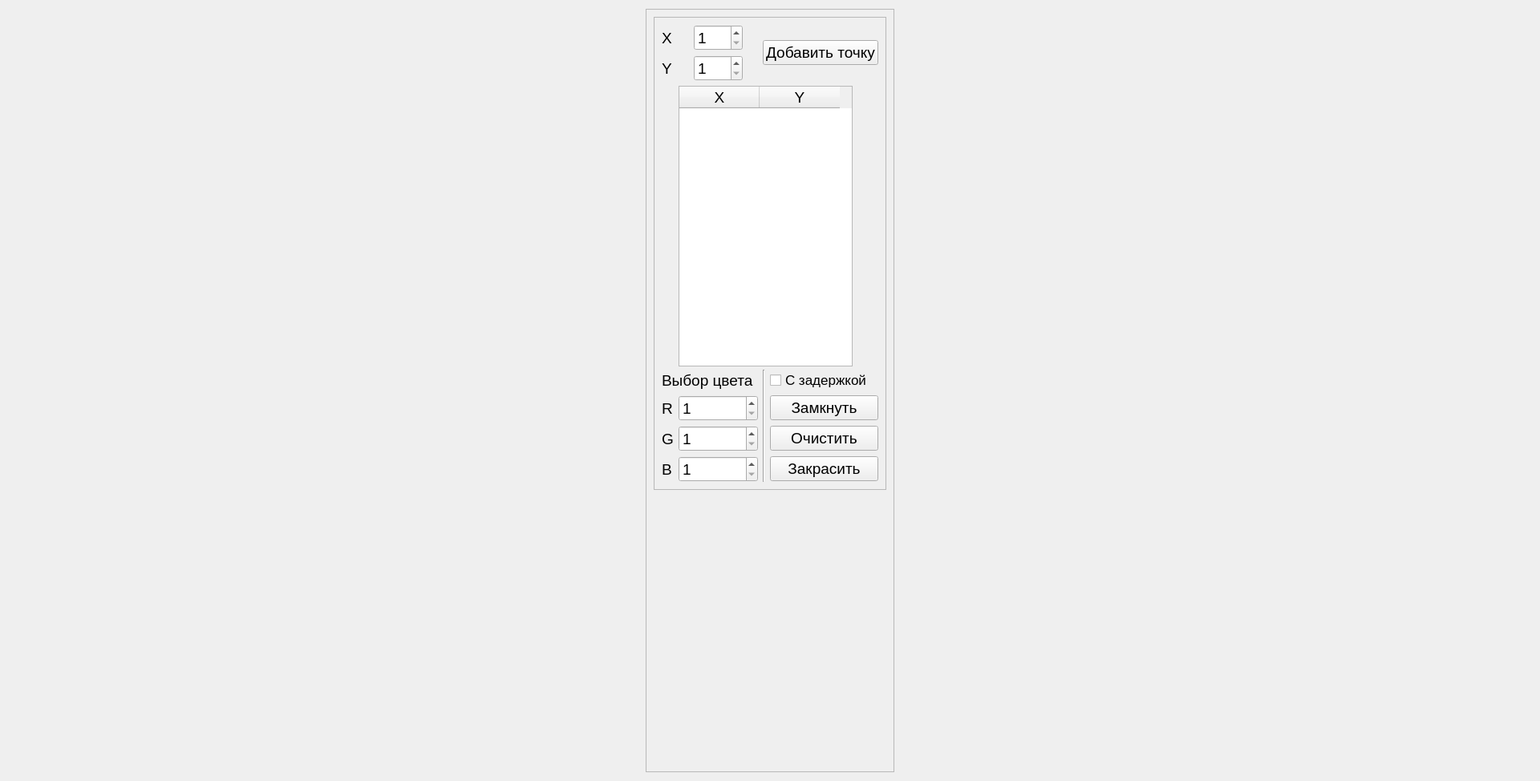
<?xml version="1.0" encoding="UTF-8"?>
<ui version="4.0">
 <class>Widget</class>
 <widget class="QWidget" name="Widget">
  <property name="geometry">
   <rect>
    <x>0</x>
    <y>0</y>
    <width>1920</width>
    <height>974</height>
   </rect>
  </property>
  <property name="minimumSize">
   <size>
    <width>1920</width>
    <height>974</height>
   </size>
  </property>
  <property name="font">
   <font>
    <pointsize>14</pointsize>
   </font>
  </property>
  <property name="windowTitle">
   <string>Заполнение областей</string>
  </property>
  <layout class="QHBoxLayout" name="horizontalLayout">
   <item>
    <widget class="QFrame" name="frame_2">
     <property name="maximumSize">
      <size>
       <width>310</width>
       <height>16777215</height>
      </size>
     </property>
     <property name="frameShape">
      <enum>QFrame::StyledPanel</enum>
     </property>
     <property name="frameShadow">
      <enum>QFrame::Raised</enum>
     </property>
     <layout class="QVBoxLayout" name="verticalLayout">
      <item>
       <widget class="QFrame" name="frame">
        <property name="minimumSize">
         <size>
          <width>0</width>
          <height>590</height>
         </size>
        </property>
        <property name="maximumSize">
         <size>
          <width>292</width>
          <height>590</height>
         </size>
        </property>
        <property name="frameShape">
         <enum>QFrame::StyledPanel</enum>
        </property>
        <property name="frameShadow">
         <enum>QFrame::Raised</enum>
        </property>
        <layout class="QGridLayout" name="gridLayout">
         <item row="7" column="5">
          <widget class="QPushButton" name="paint">
           <property name="text">
            <string>Закрасить</string>
           </property>
          </widget>
         </item>
         <item row="6" column="5">
          <widget class="QPushButton" name="erase">
           <property name="text">
            <string>Очистить</string>
           </property>
          </widget>
         </item>
         <item row="5" column="1" colspan="3">
          <widget class="QSpinBox" name="r">
           <property name="minimum">
            <number>1</number>
           </property>
           <property name="maximum">
            <number>561</number>
           </property>
          </widget>
         </item>
         <item row="2" column="0" colspan="2">
          <widget class="QLabel" name="label_2">
           <property name="text">
            <string>Y</string>
           </property>
          </widget>
         </item>
         <item row="3" column="1" colspan="5">
          <widget class="QTableWidget" name="table">
           <property name="minimumSize">
            <size>
             <width>217</width>
             <height>350</height>
            </size>
           </property>
           <property name="maximumSize">
            <size>
             <width>217</width>
             <height>350</height>
            </size>
           </property>
           <column>
            <property name="text">
             <string>X</string>
            </property>
           </column>
           <column>
            <property name="text">
             <string>Y</string>
            </property>
           </column>
          </widget>
         </item>
         <item row="6" column="1" colspan="3">
          <widget class="QSpinBox" name="g">
           <property name="minimum">
            <number>1</number>
           </property>
           <property name="maximum">
            <number>561</number>
           </property>
          </widget>
         </item>
         <item row="1" column="4" rowspan="2" colspan="2">
          <widget class="QPushButton" name="addpoint">
           <property name="text">
            <string>Добавить точку</string>
           </property>
          </widget>
         </item>
         <item row="4" column="5">
          <widget class="QCheckBox" name="delay">
           <property name="font">
            <font>
             <pointsize>13</pointsize>
            </font>
           </property>
           <property name="text">
            <string>С задержкой</string>
           </property>
          </widget>
         </item>
         <item row="5" column="0">
          <widget class="QLabel" name="label_4">
           <property name="text">
            <string>R</string>
           </property>
          </widget>
         </item>
         <item row="6" column="0">
          <widget class="QLabel" name="label_5">
           <property name="text">
            <string>G</string>
           </property>
          </widget>
         </item>
         <item row="4" column="4" rowspan="4">
          <widget class="Line" name="line">
           <property name="orientation">
            <enum>Qt::Vertical</enum>
           </property>
          </widget>
         </item>
         <item row="7" column="0">
          <widget class="QLabel" name="label_6">
           <property name="text">
            <string>B</string>
           </property>
          </widget>
         </item>
         <item row="4" column="0" colspan="4">
          <widget class="QLabel" name="label_3">
           <property name="text">
            <string>Выбор цвета</string>
           </property>
          </widget>
         </item>
         <item row="1" column="0">
          <widget class="QLabel" name="label">
           <property name="text">
            <string>X</string>
           </property>
          </widget>
         </item>
         <item row="5" column="5">
          <widget class="QPushButton" name="lock">
           <property name="text">
            <string>Замкнуть</string>
           </property>
          </widget>
         </item>
         <item row="7" column="1" colspan="3">
          <widget class="QSpinBox" name="b">
           <property name="minimum">
            <number>1</number>
           </property>
           <property name="maximum">
            <number>561</number>
           </property>
          </widget>
         </item>
         <item row="2" column="2">
          <widget class="QSpinBox" name="y">
           <property name="minimum">
            <number>1</number>
           </property>
           <property name="maximum">
            <number>581</number>
           </property>
          </widget>
         </item>
         <item row="1" column="2">
          <widget class="QSpinBox" name="x">
           <property name="minimum">
            <number>1</number>
           </property>
           <property name="maximum">
            <number>561</number>
           </property>
          </widget>
         </item>
        </layout>
       </widget>
      </item>
      <item>
       <widget class="QLabel" name="label_7">
        <property name="minimumSize">
         <size>
          <width>292</width>
          <height>354</height>
         </size>
        </property>
        <property name="maximumSize">
         <size>
          <width>292</width>
          <height>384</height>
         </size>
        </property>
        <property name="text">
         <string/>
        </property>
       </widget>
      </item>
     </layout>
    </widget>
   </item>
  </layout>
 </widget>
 <resources/>
 <connections>
  <connection>
   <sender>addpoint</sender>
   <signal>clicked()</signal>
   <receiver>Widget</receiver>
   <slot>addDot()</slot>
   <hints>
    <hint type="sourcelabel">
     <x>1042</x>
     <y>236</y>
    </hint>
    <hint type="destinationlabel">
     <x>1194</x>
     <y>-3</y>
    </hint>
   </hints>
  </connection>
  <connection>
   <sender>erase</sender>
   <signal>clicked()</signal>
   <receiver>Widget</receiver>
   <slot>clear()</slot>
   <hints>
    <hint type="sourcelabel">
     <x>1042</x>
     <y>715</y>
    </hint>
    <hint type="destinationlabel">
     <x>1135</x>
     <y>-7</y>
    </hint>
   </hints>
  </connection>
  <connection>
   <sender>paint</sender>
   <signal>clicked()</signal>
   <receiver>Widget</receiver>
   <slot>fill()</slot>
   <hints>
    <hint type="sourcelabel">
     <x>977</x>
     <y>748</y>
    </hint>
    <hint type="destinationlabel">
     <x>872</x>
     <y>-9</y>
    </hint>
   </hints>
  </connection>
  <connection>
   <sender>lock</sender>
   <signal>clicked()</signal>
   <receiver>Widget</receiver>
   <slot>closeEdges()</slot>
   <hints>
    <hint type="sourcelabel">
     <x>1041</x>
     <y>673</y>
    </hint>
    <hint type="destinationlabel">
     <x>917</x>
     <y>-2</y>
    </hint>
   </hints>
  </connection>
 </connections>
 <slots>
  <slot>addDot()</slot>
  <slot>clear()</slot>
  <slot>fill()</slot>
  <slot>closeEdges()</slot>
 </slots>
</ui>
